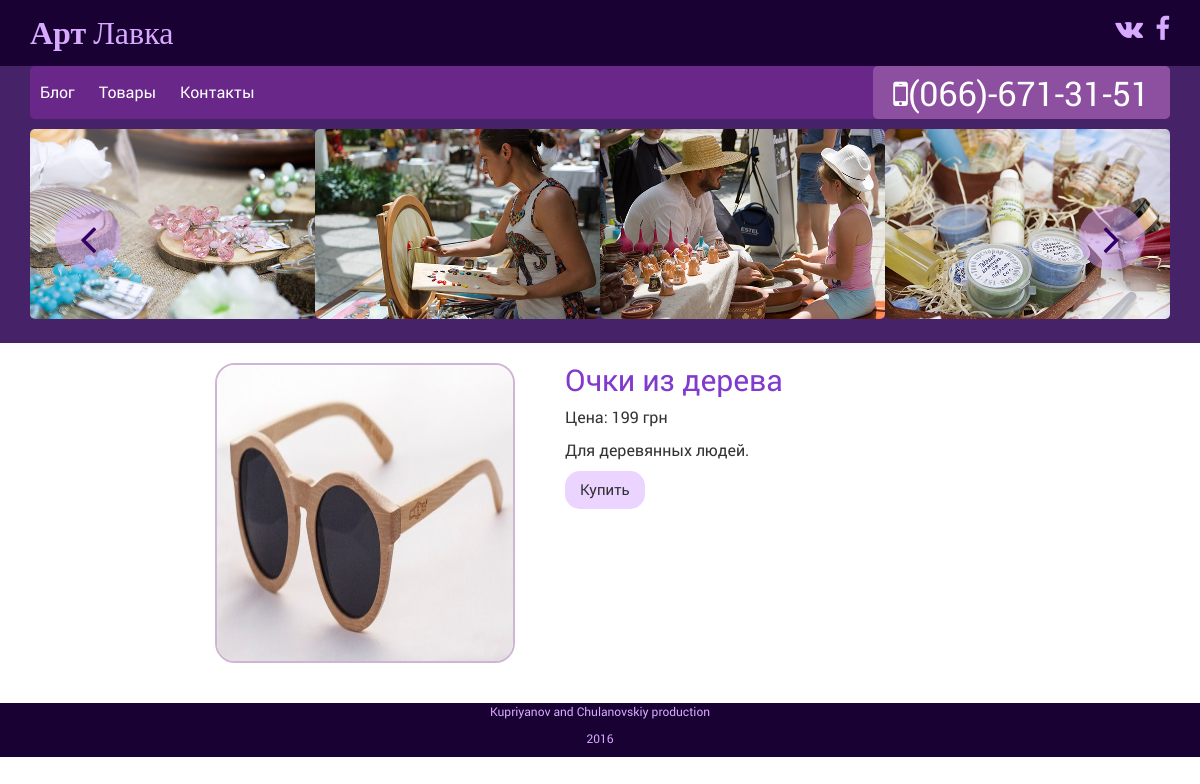
The page /store/3/ on the database as committed earlier.
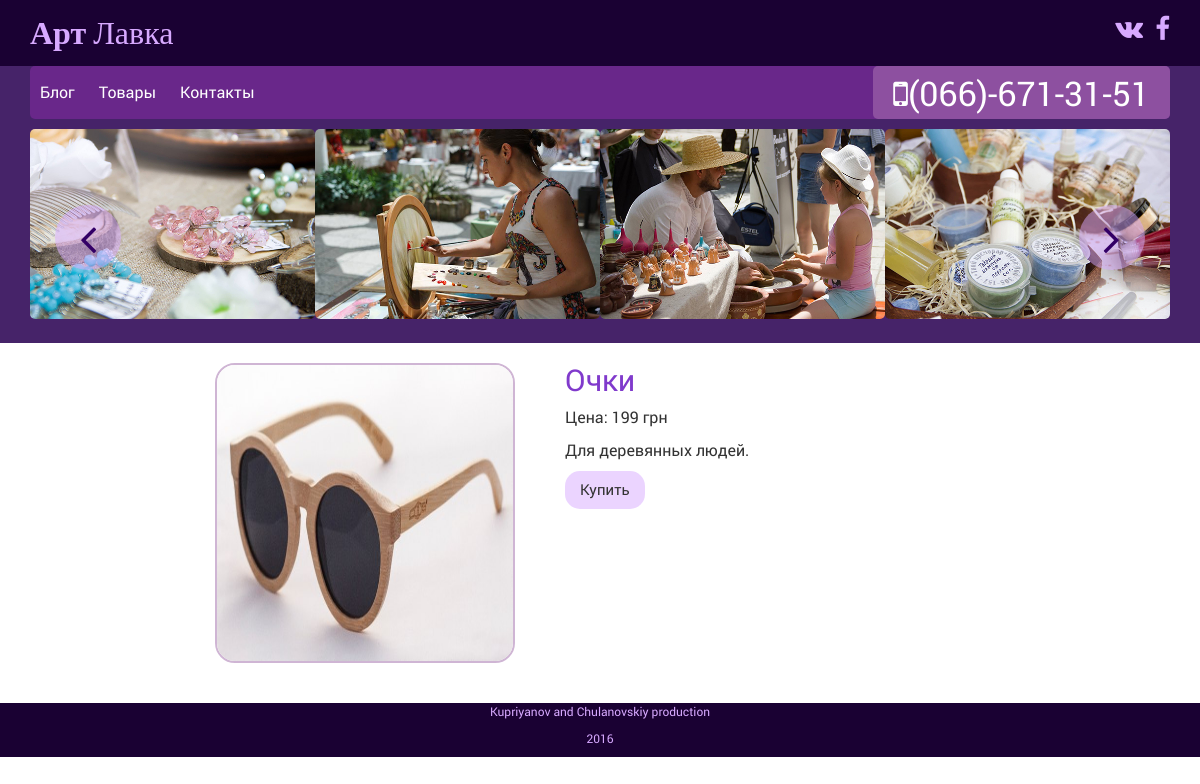
The same page on the database as committed later.
### wood/models.py (models this page shows, shortened)
class Product(models.Model):
    name = models.CharField(max_length=100)
    image = models.ImageField(upload_to='img/shop/', default=None)
    description = models.TextField()
    price = models.PositiveIntegerField()
    category = models.ForeignKey('Category', on_delete=models.CASCADE, null=True)

### wood/views.py (the view)
# urls.py: url(r'^store/(?P<product_id>[0-9]+)/$', views.store_item, name='store_item'),
def store_item(request, product_id):
    get_product = Product.objects.get(id=product_id)
    purchase_form = PurchaseForm
    content = {'product': get_product, 'form': purchase_form}
    return render(request, 'wood/store_item.html', content)

### wood/templates/wood/store_item.html (shortened to what this page needs)
{% extends 'wood/base.html' %}
{% block content %}
    <div class="col-md-8 col-md-offset-2">
        <div class="store_item">
            <img src="{{ product.image.url }}" alt="{{ product.name }}">
            <h2>{{ product.name }}</h2>
            <p>Цена: {{ product.price }} грн</p>
            <p>{{ product.description }}</p>
            <button class="button" data-toggle="modal" data-target="#buy">
                Купить
            </button>
        </div>
    </div>
{% endblock %}

Rows that differ between the two databases and show on the page:
changed Product "Для деревянных людей.": name "Очки из дерева" → "Очки"
